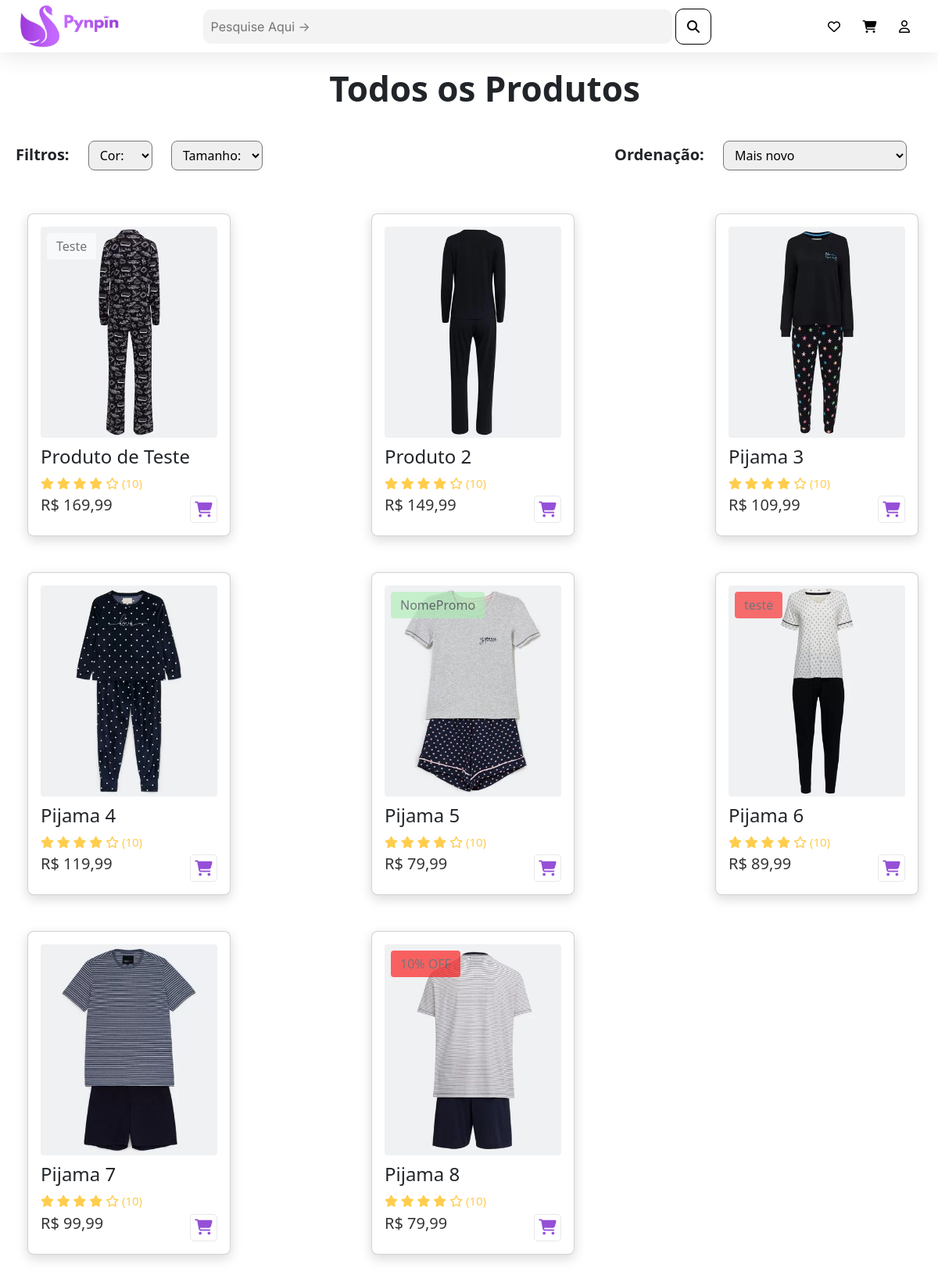
/ProductsList.php, run on the app's committed database.
### tables this page shows
CREATE TABLE IF NOT EXISTS `tb_produtos` (
  `IdProduto` int NOT NULL AUTO_INCREMENT,
  `NomeProduto` varchar(200) NOT NULL,
  `DescricaoProduto` text NOT NULL,
  `PrecoProduto` double NOT NULL,
  `Imagem1Produto` varchar(200) NOT NULL,
  `Imagem2Produto` varchar(200) NOT NULL,
  `Imagem3Produto` varchar(200) NOT NULL,
  `Imagem4Produto` varchar(200) NOT NULL,
  `TextoAlternativoProduto` varchar(200) NOT NULL,
  `PromoInfoProduto` varchar(200) NOT NULL,
  `PromoBackgroundProduto` varchar(50) NOT NULL,
  `DataCriacaoProduto` datetime NOT NULL,
  `DataUltimaAlteracaoProduto` datetime DEFAULT NULL ON UPDATE CURRENT_TIMESTAMP,
  PRIMARY KEY (`IdProduto`)
);

### ProductsList.php (the view, shortened to what this page needs)
<?php
    include_once "config.php";
?>
<!DOCTYPE html>
<html lang="pt-br">
    <head>
        <link rel="stylesheet" href="CSS/ProductsListStyle.css" type="text/css">
        <link rel="stylesheet" href="https://cdnjs.cloudflare.com/ajax/libs/font-awesome/6.1.2/css/all.min.css" />
        <link href="https://cdn.jsdelivr.net/npm/bootstrap@5.2.1/dist/css/bootstrap.min.css" rel="stylesheet">
        <link rel="stylesheet" href="https://cdnjs.cloudflare.com/ajax/libs/OwlCarousel2/2.3.4/assets/owl.carousel.min.css" />
        <link rel="stylesheet" href="https://cdnjs.cloudflare.com/ajax/libs/OwlCarousel2/2.3.4/assets/owl.theme.default.min.css" />
        <link href="Libraries/CodeSeven-toastr-50092cc/build/toastr.css" rel="stylesheet">
    </head>
<body>
    <div class="Home">
        <header class="NavHeader" id="NavHeader">
        <nav id="navbar" class="MenuNav">
        <a href="HomePage.html">
            <picture>
            <source srcset="Images/PynPin_Simples_Roxo.png" media="(max-width: 1023px)">
            <source srcset="Images/PynPin - Logo.png" media="(min-width:1024px)">
            <img src="Images/PynPin - Logo.png" alt="PynPin" style="height: 55px;">
            </picture>
        </a>
        <form>
            <input class="Search_Bar" type="search" placeholder="Pesquise Aqui ->">
            <button class="Search_Button"><i class="fa-solid fa-magnifying-glass"></i></button>
        </form class="Search_Form">
        <ul class="nav_buttons">
            <a class="Right_Buttons"><i class="fa-regular fa-heart"></i></a>
            <a class="Right_Buttons" href="Carrinho.php"><i class="fa-solid fa-cart-shopping"></i><span class='badge badge-cart' id='lblCartCount'> </span></a>
            <a class="Right_Buttons" href="Login.php"><i class="fa-regular fa-user"></i></a>
        </ul>
        </nav>
    </header>
        <h1 class="Title">Todos os Produtos</h1>
        <div class="FilterContainer">
            <div class="Filter">
                <span class="FilterText">Filtros:</span>
                <select name="color" class="SelectFilter">
                    <option selected>Cor:</option>
                </select>
                <select name="size" class="SelectFilter">
                    <option selected>Tamanho:</option>
                </select>
            </div>
            <div class="Filter">
                <span class="FilterText">Ordenação:</span>
                <select class="SelectFilter">
                    <option>Mais novo</option>
                </select>
            </div>
        </div>
            <div class="ProductsContainer">
            <?php
                $query_products = "SELECT IdProduto, NomeProduto, PrecoProduto, Imagem1Produto, TextoAlternativoProduto, PromoInfoProduto, PromoBackgroundProduto FROM tb_produtos ORDER BY IdProduto ASC";
                $result_products = $conexaoPDO->prepare($query_products);
                $result_products->execute();
                while($row_product = $result_products->fetch(PDO::FETCH_ASSOC)){
                    extract($row_product);
                ?>
                <div class="ProductContainer">
                    <div class="Card card">
                        <div class="PromoInfo" style='background-color: <?php echo "$PromoBackgroundProduto"; ?>;'><?php echo "$PromoInfoProduto"; ?></div>
                        <div class="ImageDiv">
                            <img class="Image" src='<?php echo "./ImagesBD/ProductsImages/$IdProduto/$Imagem1Produto"; ?>' alt='<?php echo $TextoAlternativoProduto;?>'/>
                        </div>
                        <div class="ProductDetails">
                            <h4><?php echo $NomeProduto; ?></h4>
                            <div class="ProductRate">
                                <i class="fa-solid fa-star"></i>
                                <i class="fa-solid fa-star"></i>
                                <i class="fa-solid fa-star"></i>
                                <i class="fa-solid fa-star"></i>
                                <i class="fa-regular fa-star"></i>
                                <span class="RateNumber">(10)</span>
                            </div>
                            <div class="DivProductPrice">
                                <h5 class="ProductPrice">R$ <?php Echo number_format($PrecoProduto, 2, ",", ".") ?> </h5>
                                <a class="ShoppingCart" href="ProductPage.php?id=<?php echo $IdProduto; ?>"><i class="fa-solid fa-cart-shopping"></i></a>
                            </div>
                        </div>
                    </div>
                </div>
                <?php
                }
            ?>
        </div>
    </div>
</body>
</html>

### CSS/ProductsListStyle.css (style rules this page uses)
html { scroll-behavior: smooth; }
* { box-sizing: border-box; margin: 0; padding: 0; }
.Home { height: auto; width: 100%; background-color: rgb(255, 255, 255); }
header.NavHeader { position: sticky; width: 100%; z-index: 100000; }
.MenuNav { display: flex; position: relative; top:0px; background: #ffdd6300; width: 100%; align-items: center; justify-content: space-between; background: rgba(255, 255, 255, 0.664); box-shadow: 0 4px 30px rgba(0, 0, 0, 0.1); backdrop-filter: blur(7.8px); -webkit-backdrop-filter: blur(7.8px); padding-top: 6px; padding-bottom: 6px; padding-left: 2%; padding-right: 2%; font-family: "Inter", "Montserrat", sans-serif; font-size: 16px; transition: 0.7s; z-index: 100000; }
ul.nav_buttons { margin: auto 0; }
a.Right_Buttons { border: none; background: none; padding: 10px 12px; border-radius: 10px; color: rgb(0, 0, 0); font-weight: bold; font-size: 16px; transition: .6s; width: 44px; }
.Search_Bar { border: solid black 0px; border-radius: 10px; font-family: "Inter", "Montserrat", sans-serif; padding: 10px; margin: 0; width: 50vw; background-color: #f3f3f3; }
.Search_Button { padding: 10px; width: 46px; height: 46px; background-color: rgb(255, 255, 255); color: rgb(0, 0, 0); transition: 0.6s; border: solid black 1px; border-radius: 10px; }
.Title { margin: 20px; font-weight: 600; display: flex; width: 100%; justify-content: center; font-size: 44px; }
.FilterContainer { display: flex; justify-content: space-between; }
.Filter { margin: 20px; }
.FilterText { font-size: 20px; font-weight: 600; margin-right: 20px; }
.SelectFilter { padding: 6px 10px; margin-right: 20px; border-radius: 8px; }
div.ProductsContainer { padding: 20px; display: grid; justify-content: space-between; grid-template-columns: repeat(auto-fill, 280px); grid-gap: 1rem; }
div.ProductsContainer::after { content: ""; flex: auto; }
div.ProductContainer { margin: 5px; width: 280px; height: auto; display: flex; align-items: center; justify-content: center; position: relative; border-radius: 8px; transition: 0.5s; }
.PromoInfo { padding: 5px 12px; position: absolute; border-radius: 4px; margin: 8px; font-weight: 500; opacity: 0.6; transition: 0.7s ease; }
.ProductPrice { color: #343434; }
div.Card { background: #fff; padding: 16px; position: relative; border-radius: 8px; box-shadow: rgba(0, 0, 0, 0.15) 0px 5px 15px 0px; margin: 10px; width: 260px; max-height: 420px; transition: 0.6s; cursor: pointer; }
img.Image { border-radius: 4px; width: 100%; height: 270px; object-fit: cover; }
div.ProductDetails { margin-top: 10px; }
div.ProductRate { font-size: 15px; color: #ffcd4e; margin: 5px 5px 5px 0; }
div.DivProductPrice { display: flex; justify-content: space-between; color: #e94560; }
a.ShoppingCart { background: none; color: #9550D7; font-size: 20px; transition: 0.6s; border: 1px solid rgb(3 0 71 / 9%); width: 35px; height: 35px; border-radius: 5px; cursor: pointer; display: flex; justify-content: center; align-items: center; text-decoration: none; }

### data on the page
tb_produtos: PromoInfoProduto "Teste", Imagem1Produto (picture), NomeProduto "Produto de Teste", PrecoProduto "169,99"
tb_produtos: Imagem1Produto (picture), NomeProduto "Produto 2", PrecoProduto "149,99"
tb_produtos: Imagem1Produto (picture), NomeProduto "Pijama 3", PrecoProduto "109,99"
tb_produtos: Imagem1Produto (picture), NomeProduto "Pijama 4", PrecoProduto "119,99"
tb_produtos: PromoInfoProduto "NomePromo", Imagem1Produto (picture), NomeProduto "Pijama 5", PrecoProduto "79,99"
tb_produtos: PromoInfoProduto "teste", Imagem1Produto (picture), NomeProduto "Pijama 6", PrecoProduto "89,99"
tb_produtos: Imagem1Produto (picture), NomeProduto "Pijama 7", PrecoProduto "99,99"
tb_produtos: PromoInfoProduto "10% OFF", Imagem1Produto (picture), NomeProduto "Pijama 8", PrecoProduto "79,99"
